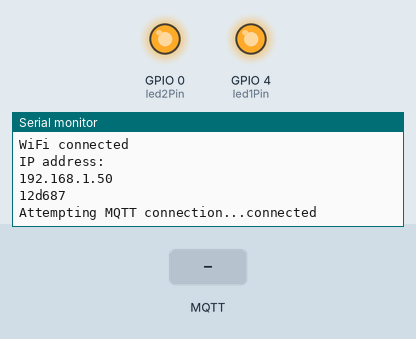
Simulated run of this sketch. Board: ESP8266 (NodeMCU). Shown: output pins drawn as LEDs (lit = HIGH), the last lines printed to the serial monitor. The test bench sets the inputs (shaded band). WiFi joins after 1.5 s; servers stay silent unless stated; no MQTT or app messages arrive unless stated.

Above: at 2.7 s.
2.8 s: MQTT message "1" arrives on the first subscribed topic
At 3.3 s:
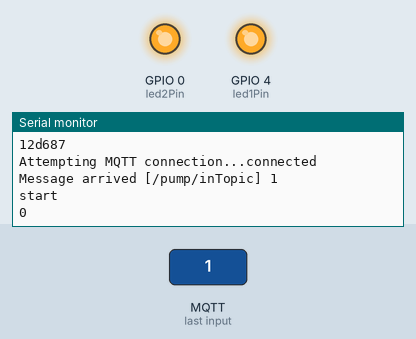
4.3 s: MQTT message "on" arrives on the first subscribed topic
At 5.5 s:
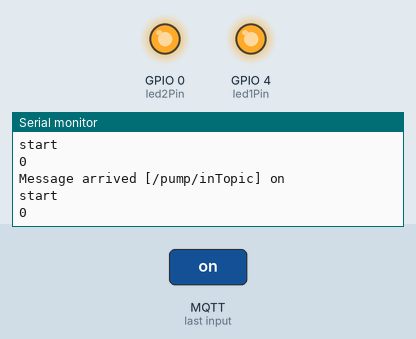
5.8 s: MQTT message "off" arrives on the first subscribed topic
At 6.8 s:
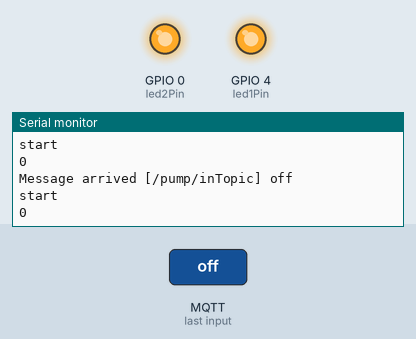

The sketch:

mqtt_json.ino
```cpp
//mqtt 참조 1-16-3 https://youtu.be/6rfDrpsOGMY
//보드제어참조 1-10 https://youtu.be/0Xlp7dUzgiU
//보드구매사이트 https://smartstore.naver.com/i2r/products/574514515

#include <ESP8266WiFi.h>
#include <PubSubClient.h>
#include <ArduinoJson.h>

// 아래의 6개설정은 사용자 환경에 맞게 수정하세요.
const char* ssid = "i2r"; // 와이파이 AP, 또는 스마트폰의 핫스판 이름
const char* password = "00000000";  // 와이파이 AP, 또는 스마트폰의 핫스판 이름
const char* mqtt_server = "broker.mqtt-dashboard.com"; //브로커 주소
const char* outTopic = "/pump/outTopic"; // 이름이 중복되지 않게 설정 기록
const char* inTopic = "/pump/inTopic"; // 이름이 중복되지 않게 설정 기록
const char* clientName = "";  // setup 함수에서 자동생성
String sChipID;
char cChipID[20];

WiFiClient espClient;
PubSubClient client(espClient);
long lastMsg = 0;
char msg[50];

//json을 위한 설정
StaticJsonDocument<200> doc;
DeserializationError error;
JsonObject root;

//펌모터 제어 변수
const int led1Pin =  4;
boolean bLED1 = false;
const int led2Pin =  0;
boolean bLED2 = false;

void setup() {
  pinMode(led1Pin, OUTPUT);
  pinMode(led2Pin, OUTPUT);
  digitalWrite(led1Pin, HIGH);
  digitalWrite(led2Pin, HIGH);

  Serial.begin(9600);
  setup_wifi();

  //이름 자동으로 생성
  sChipID=String(ESP.getChipId(),HEX);
  sChipID.toCharArray(cChipID,sChipID.length()+1);
  clientName=&cChipID[0];
  Serial.println(clientName);

  client.setServer(mqtt_server, 1883);
  client.setCallback(callback);
}

void setup_wifi() {
  // We start by connecting to a WiFi network
  Serial.println();
  Serial.print("Connecting to ");
  Serial.println(ssid);

  WiFi.begin(ssid, password);

  while (WiFi.status() != WL_CONNECTED) {
    delay(500);
    Serial.print(".");
  }

  Serial.println("");
  Serial.println("WiFi connected");
  Serial.println("IP address: ");
  Serial.println(WiFi.localIP());
}

// 통신에서 문자가 들어오면 이 함수의 payload 배열에 저장된다.
void callback(char* topic, byte* payload, unsigned int length) {
  Serial.print("Message arrived [");
  Serial.print(topic);
  Serial.print("] ");
  for (int i = 0; i < length; i++) {
    Serial.print((char)payload[i]);
  }
  Serial.println();

  deserializeJson(doc,payload);
  root = doc.as<JsonObject>();
  int rot=root["rot"];
  rotate(rot);
}

// mqtt 통신에 지속적으로 접속한다.
void reconnect() {
  // Loop until we're reconnected
  while (!client.connected()) {
    Serial.print("Attempting MQTT connection...");
    // Attempt to connect
    if (client.connect(clientName)) {
      Serial.println("connected");
      // Once connected, publish an announcement...
      client.publish(outTopic, "Reconnected");
      // ... and resubscribe
      client.subscribe(inTopic);
    } else {
      Serial.print("failed, rc=");
      Serial.print(client.state());
      Serial.println(" try again in 5 seconds");
      // Wait 5 seconds before retrying
      delay(5000);
    }
  }
}


void loop() {
  if (!client.connected()) {
    reconnect();
  }
  client.loop();

}

void rotate(int mSec) {
  Serial.println("start");
  Serial.println(mSec);
  digitalWrite(led2Pin, LOW);
  delay(mSec);
  digitalWrite(led2Pin, HIGH);
}
```

Measured:
- after the input at 2.8 s, the serial monitor: prints a new line at once (image 1)
- after the input at 4.3 s, the serial monitor: prints a new line at once (image 2)
- after the input at 5.8 s, the serial monitor: prints a new line at once (image 3)
